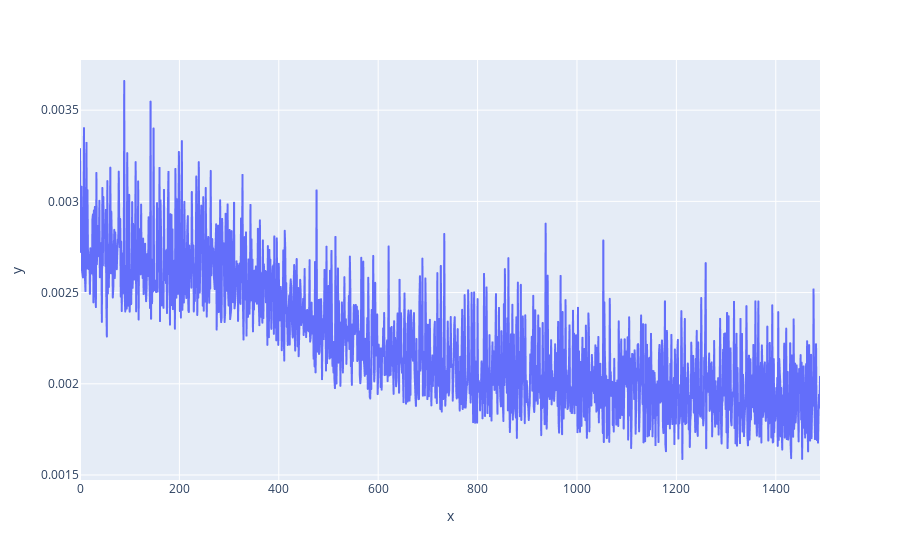

Write notebook code for a chart like this one.
### Code cell
n = 10
px.line(
    x=np.arange(len(hist.history["loss"]) - n),
    y=hist.history["loss"][n:]
)

### Figure 1 — Plotly figure (JSON) as saved in the notebook; plotly's stock layout.template omitted (floating-point values rounded to 4 significant figures; data arrays with more than 128 entries replaced by an {"elided": "..."} marker saying what was removed)
{"data": [{"hovertemplate": "x=%{x}<br>y=%{y}<extra></extra>", "legendgroup": "", "line": {"color": "#636efa", "dash": "solid"}, "marker": {"symbol": "circle"}, "mode": "lines", "name": "", "showlegend": false, "type": "scattergl", "x": {"elided": "1490 int values"}, "xaxis": "x", "y": {"elided": "1490 float values"}, "yaxis": "y"}], "layout": {"legend": {"tracegroupgap": 0}, "margin": {"t": 60}, "xaxis": {"anchor": "y", "domain": [0, 1], "title": {"text": "x"}}, "yaxis": {"anchor": "x", "domain": [0, 1], "title": {"text": "y"}}}}
